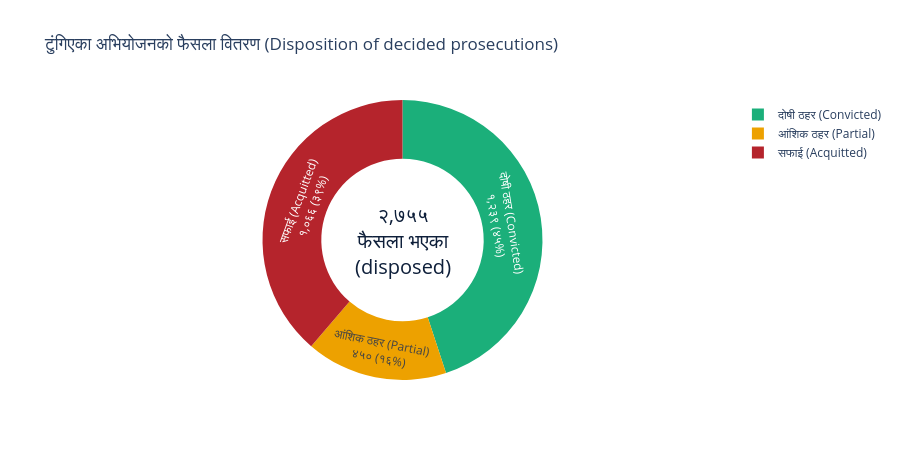

Notebook code for this chart:
### Markdown cell above
## 2. Outcomes — about three in five decided prosecutions convict

Restricting to the corpus's decided cases with a clean disposition, the split is
**45% full conviction / 16% partial / 39% acquittal**. "Partial" (आंशिक ठहर) is where a mixed
outcome lands — some accused convicted and others acquitted, or conviction on some counts / a reduced
amount (these are *case* verdicts; the data carries no per-defendant outcome). On the default
definition that makes **61% convicted**; on the conservative one, **45% convict cleanly**. The
gap between those two numbers is the 16% of cases the court itself declined to resolve either way.

### Code cell
vals = [conv, part, acq]
labs = [L_CONV, L_PART, L_ACQ]
txt = [f"{L}<br>{dev(f'{v:,}')} ({dev(f'{v / clean * 100:.0f}')}%)" for L, v in zip(labs, vals)]
fig = go.Figure(go.Pie(labels=labs, values=vals, text=txt, textinfo="text", hole=0.58, sort=False,
                       direction="clockwise", marker={"colors": [GREEN, AMBER, CRIMSON]}))
fig.update_layout(title="टुंगिएका अभियोजनको फैसला वितरण (Disposition of decided prosecutions)",
                  annotations=[{"text": f"{dev(f'{clean:,}')}<br>फैसला भएका<br>(disposed)", "x": 0.5, "y": 0.5,
                                "showarrow": False, "font": {"size": 20, "color": NAVY}}],
                  height=460)
fig

### Figure 1 — Plotly figure (JSON) as saved in the notebook; plotly's stock layout.template omitted (floating-point values rounded to 4 significant figures)
{"data": [{"direction": "clockwise", "hole": 0.58, "labels": ["दोषी ठहर (Convicted)", "आंशिक ठहर (Partial)", "सफाई (Acquitted)"], "marker": {"colors": ["#1baf7a", "#eda100", "#B5242C"]}, "sort": false, "text": ["दोषी ठहर (Convicted)<br>१,२३९ (४५%)", "आंशिक ठहर (Partial)<br>४५० (१६%)", "सफाई (Acquitted)<br>१,०६६ (३९%)"], "textinfo": "text", "type": "pie", "values": [1239, 450, 1066]}], "layout": {"annotations": [{"font": {"color": "#0E1F3A", "size": 20}, "showarrow": false, "text": "२,७५५<br>फैसला भएका<br>(disposed)", "x": 0.5, "y": 0.5}], "height": 460, "title": {"text": "टुंगिएका अभियोजनको फैसला वितरण (Disposition of decided prosecutions)"}}}
